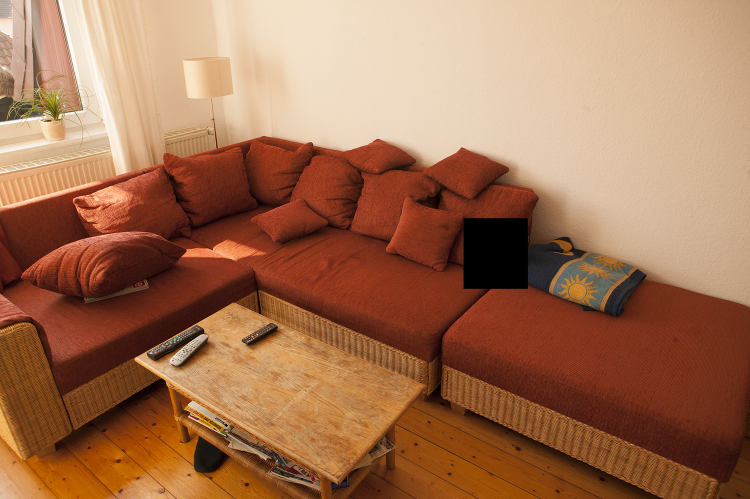
%> input picture input_1.png, 1500 x 998 px (shown at 1/2 size)
$ octave demo.m   (GNU Octave 9; MATLAB toolbox functions it lacks are replaced by stand-ins)
%> lines starting %> are read from the running program, lines starting %| are printed output that depends on the picture
%Demo
I=double(imread('input_1.png'));
M=(imread('mask_1.png'));
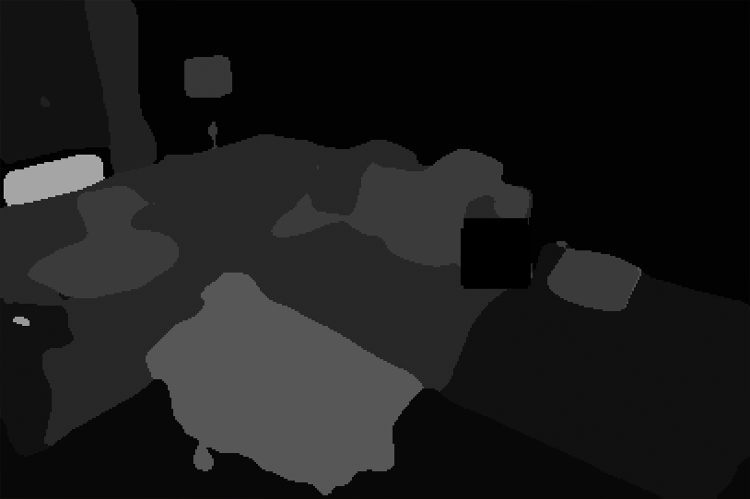
%> input picture mask_1.png, 1500 x 998 px (shown at 1/2 size)
%> M is the input picture: size 998x1500x3 uint8; mean R, G, B 26.8, 26.8, 26.8
if size(M,3)==3
    M = rgb2gray(M);
%> M: size 998x1500 uint8
end
G=imread('target_1.png');
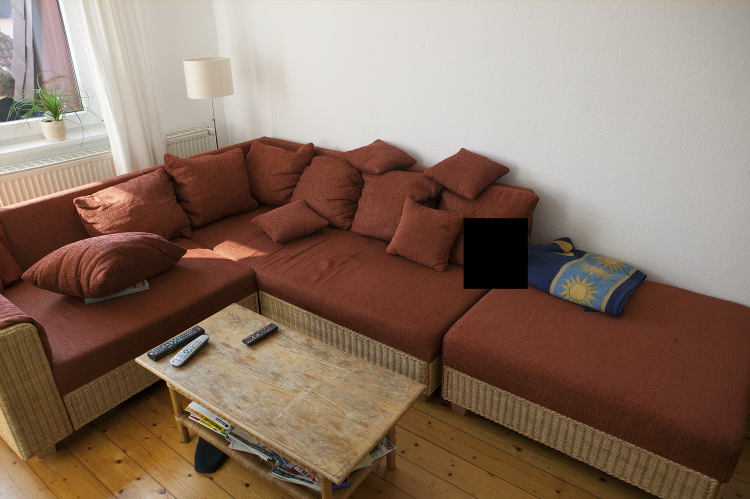
%> input picture target_1.png, 1500 x 998 px (shown at 1/2 size)
%> G is the input picture: size 998x1500x3 uint8; mean R, G, B 138.2, 115.7, 100.8
I_=zeros(224,224,4);
result=zeros(size(I));
I_(:,:,1:3)=imresize(I,[224,224],'nearest');
I_(:,:,4)=imresize(M,[224,224],'nearest');
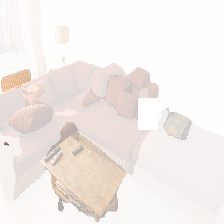
%> I_: size 224x224x4 double; mean R, G, B, A 162.5, 113.5, 83.1, 26.8; transparent parts drawn white

%> (the run ends here)
